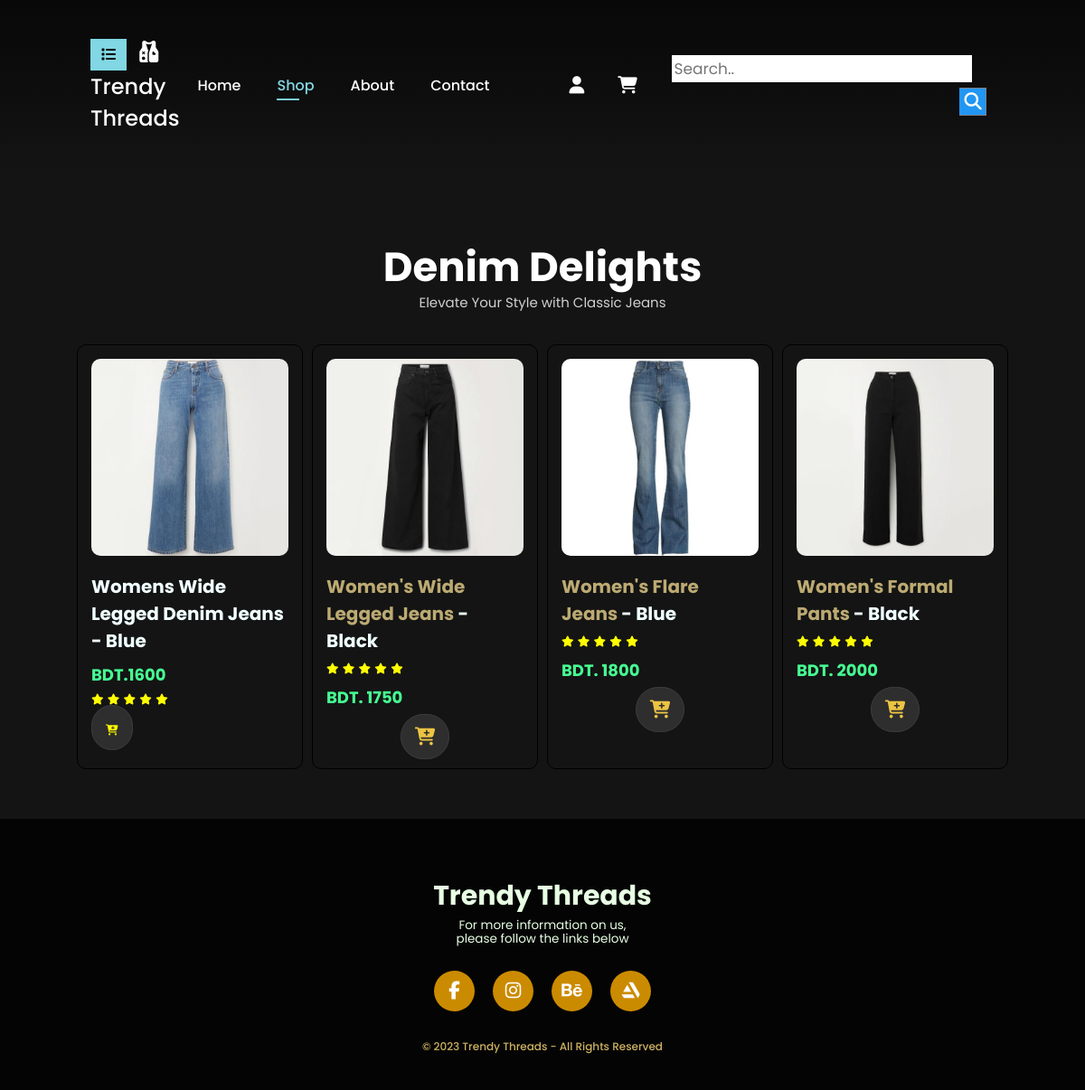
The app's page /Website/jeans.php, older data.
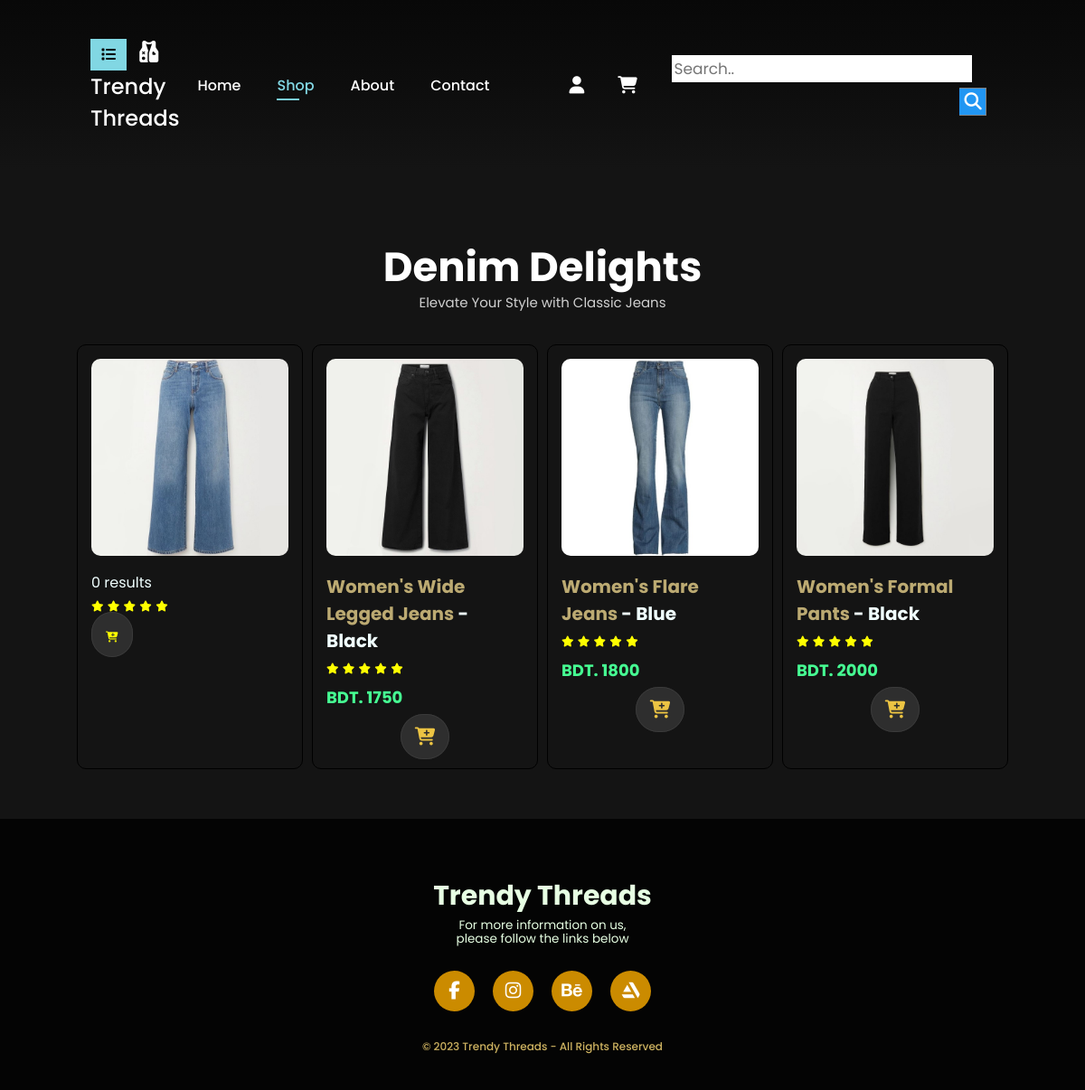
The same page, newer data.
### tables this page shows
CREATE TABLE `products` (
  `product_id` int(11) NOT NULL,
  `product_name` varchar(100) NOT NULL,
  `img` varchar(255) NOT NULL,
  `category_ID` int(11) NOT NULL,
  `product_size` varchar(10) NOT NULL,
  `product_price` int(6) NOT NULL,
  `stock` int(5) NOT NULL
);

### Website/jeans.php (the view, shortened to what this page needs)
<?php
    include("..\Website\connection.php");
?>
<!DOCTYPE html>
<html lang="en">
<head>
    <link rel="stylesheet" href="..\css\shop_style.css">
</head>
<body>
    <header class="header" id="header">
        <nav class="nav container">
        <div class="logo-container">
            <div class="dropdown">
                <button class="dropbtn"><i class="fa-solid fa-list"></i></button>
            </div>
            <a href="..\Website\index.php" class="nav-logo">
                <i class="fa-solid fa-vest-patches"></i> Trendy Threads
            </a>
        </div>
            <div class="nav-menu" id="nav-menu">
                <ul class="nav-list">
                    <li class="nav-item">
                        <a href="..\Website\index.php" class="nav-link">Home</a>
                    </li>
                    <li class="nav-item">
                        <a href="..\Website\shop.php" class="nav-link active">Shop</a>
                    </li>
                    <li class="nav-item">
                        <a href="..\Website\about.php" class="nav-link">About</a>
                    </li>
                    <li class="nav-item">
                        <a href="..\Website\contact.php" class="nav-link">Contact</a>
                    </li>
                </ul>
            </div>
            <div class="nav-btn">
                <ul class="nav-list">
                    <li class="nav-item">
                        <a href="..\Website\login and signup.php" class="login-btn" id="login-btn"><i class="fa-solid fa-user"></i></a>
                    </li>
                    <li class="nav-item">
                         <a href="..\Website\cart.php" class="nav-cart" id="cart-shop"><i class="fa-solid fa-cart-shopping"></i></a>
                    </li>
                    <li class="nav-item">
                    <form class="search" action="..\Website\search.php">
                    <input type="text" placeholder="Search.." name="search">
                    <button type="submit"><i class="fa fa-search"></i></button>
                    </form>
                    </li>
                </ul>
            </div>
        </nav>
    </header>
    <section class="shop-product">
        <h2>Denim Delights</h2>
        <p>Elevate Your Style with Classic Jeans</p>
        <div class="product-container">
        <div class="product">
                <img src="..\Img\lad-jeans-2.jpg" alt="">
                <div class="description">
                <?php
                $sql = "SELECT * FROM products WHERE product_id = 106011";
                $result = $conn->query($sql);
                if ($result->num_rows > 0) {
                while($row = $result->fetch_assoc()) {
                    echo "<h5>" . $row["product_name"] . "</h5>";
                    echo "<h4>BDT." . $row["product_price"] . "</h4>";
                }
                } else {
                echo "0 results";
                }
                ?>
                <div class="rating">
                        <i class="fas fa-star"></i>
                        <i class="fas fa-star"></i>
                        <i class="fas fa-star"></i>
                        <i class="fas fa-star"></i>
                        <i class="fas fa-star"></i>
                </div>
                <a href="..\Website\cart.php"><i class="fa-solid fa-cart-plus"></i></a>
            </div>
        </div>
            <div class="product">
                <img src="..\Img\lad-jeans-3.jpg" alt="">
                <div class="description">
                    <h5><span>Women's Wide Legged Jeans</span> - Black</h5>
                    <div class="rating">
                        <i class="fas fa-star"></i>
                        <i class="fas fa-star"></i>
                        <i class="fas fa-star"></i>
                        <i class="fas fa-star"></i>
                        <i class="fas fa-star"></i>
                    </div>
                    <h4>BDT. 1750</h4>
                </div>
                <a href="..\Website\cart.php"><i class="fa-solid fa-cart-plus"></i></a>
            </div>
            <div class="product">
                <img src="..\Img\lad-jeans-4.jpg" alt="">
                <div class="description">
                    <h5><span>Women's Flare Jeans </span>- Blue</h5>
                    <div class="rating">
                        <i class="fas fa-star"></i>
                        <i class="fas fa-star"></i>
                        <i class="fas fa-star"></i>
                        <i class="fas fa-star"></i>
                        <i class="fas fa-star"></i>
                    </div>
                    <h4>BDT. 1800</h4>
                </div>
                <a href="..\Website\cart.php"><i class="fa-solid fa-cart-plus"></i></a>
            </div>
            <div class="product">
                <img src="..\Img\lad-jeans-5.jpg" alt="">
                <div class="description">
                    <h5><span>Women's Formal Pants </span>- Black</h5>
                    <div class="rating">
                        <i class="fas fa-star"></i>
                        <i class="fas fa-star"></i>
                        <i class="fas fa-star"></i>
                        <i class="fas fa-star"></i>
                        <i class="fas fa-star"></i>
                    </div>
                    <h4>BDT. 2000</h4>
                </div>
                <a href="..\Website\cart.php"><i class="fa-solid fa-cart-plus"></i></a>
            </div>
        </div>
    </section>
     <footer>
        <h3>Trendy Threads</h3>
        <p>For more information on us,<br> please follow the links below</p>
        <div class="socials">
            <a href="#" target="_blank"><i class="fa-brands fa-facebook-f"></i></a>
            <a href="#" target="_blank"><i class="fa-brands fa-instagram"></i></a>
            <a href="#"><i class="fa-brands fa-behance" target="_blank"></i></a>
            <a href="#"><i class="fa-brands fa-artstation" target="_blank"></i></a>
        </div>
        <h6>© 2023 Trendy Threads - All Rights Reserved</h6>
    </footer>
</html>

### CSS/shop_style.css (style rules this page uses)
:root { --default-height-header: 3.5rem; --background-color-main: rgb(20, 20, 20); --main-title-color: rgb(109, 240, 79); --main-text-color: azure; }
* { padding: 0; margin: 0; box-sizing: border-box; font-family: 'Poppins', sans-serif; }
h2 { font-size: 45px; line-height: 55px; color: rgb(255, 255, 255); text-transform: capitalize; }
h3 { font-size: 36px; line-height: 30px; color: rgb(255, 255, 255); text-transform: capitalize; }
h4 { font-size: 20px; color: rgb(255, 255, 255); }
h6 { font-size: 12px; font-weight: 600; }
p { font-size: 15px; font-weight: 400; color: rgb(208, 208, 208); }
body { width: 100%; background-color: var(--background-color-main); color: var(--main-text-color); }
ul { list-style: none; }
a { text-decoration: none; }
img { max-width: 100%; height: auto; }
button { cursor: pointer; border: none; outline: none; }
input { border: none; outline: none; }
.header { padding: 20px 80px; width: 100%; position: sticky; top: 0; left: 0; background: linear-gradient(rgb(8, 8, 8), rgb(13, 13, 13), rgb(20, 20, 20)); }
.container { display: flex; align-items: center; padding: 20px 20px; justify-content: space-between; background-color: transparent; }
.nav-list { display: flex; align-items: center; justify-content: center; padding-right: 50px; }
.nav-item { padding: 0px 20px; position: relative; }
.nav a { color: white; font-weight: 500; text-transform: capitalize; transition: 0.3s ease; }
.nav-list a:hover, .nav-list a.active { color: rgba(139, 232, 245, 0.925); }
.nav-list a.active::after, .nav-list a:hover::after { content: ""; width: 30%; height: 2px; background: rgba(130, 222, 234, 0.925); position: absolute; bottom: -4px; left: 20px; }
.nav-logo i { padding-right: 10px; padding-left: 10px; }
.nav-logo { font-size: 24px; font-weight: 800; }
.nav-list i { transform: scale(1.2); }
form.search button { float: right; position: relative; width: 30px; padding: 2px; margin-top: 6px; margin-bottom: 6px; background: #2196F3; color: white; font-size: 16px; border: 1px solid grey; border-left: none; cursor: pointer; }
form.search::after { content: ""; clear: both; display: table; }
.nav-item input[type=text] { float: right; padding: 2px; border: none; margin-top: 6px; margin-right: 16px; font-size: 17px; }
.dropbtn { background:rgba(139, 232, 245, 0.925); color: black; padding: 5px; width: 40px; font-size: 16px; border:#1b1919; }
.dropdown { position: left; display: inline-block; }
.shop-product { text-align: center; padding: 40px 80px; margin-top: 40px; }
.shop-product .product { width: 23%; min-width: 250px; padding: 15px 15px; border: 1px solid black; border-radius: 10px; cursor: pointer; box-shadow: 20px, 20px 30px rgb(16, 16, 16); margin: 15px 0px; transition: 0.2s; }
.shop-product .product img { width: 100%; border-radius: 10px; }
.shop-product .product .description { text-align: start; padding: 10px 0px; }
.shop-product .product .description span { color: rgb(188, 170, 114); }
.shop-product .product .description h5 { font-size: 20px; padding: 2px 0px; }
.shop-product .product .description i { font-size: 12px; color: yellow; }
.shop-product .product .description h4 { font-size: 18px; color: rgb(70, 255, 147); padding-top: 7px; font-weight: 700; }
.shop-product .product a { width: 40px; font-size: 20px; height: 40px; line-height: 40px; border-radius: 100px; background-color: rgb(46, 46, 46); font-weight: 500; color: rgb(236, 196, 67); padding: 10px 15px; border: 1px solid rgb(58, 58, 58); }
.shop-product .product-container { display: flex; justify-content: space-around; padding-top: 20px; flex-wrap: wrap; }
footer { position: relative; width: 100%; height: 300px; background-color: rgb(4, 4, 4); display: flex; flex-direction: column; align-items: center; justify-content: center; }
footer h3 { color: rgb(231, 255, 227); font-size: 30px; font-weight: bold; text-align: center; margin-bottom: 10px; margin-top: 50px; }
footer p { color: rgb(231, 255, 227); font-size: 13.5px; font-weight: 400; line-height: 15px; text-align: center; margin-bottom: 18px; }
footer h6 { color: rgb(206, 179, 97); font-size: 12px; font-weight: 500; text-align: center; margin: 20px; }
.socials { display: flex; flex-direction: row; }
.socials a { width: 45px; height: 45px; display: flex; align-items: center; justify-content: center; text-decoration: none; background-color: rgb(203, 139, 0); border-radius: 30px; margin: 10px 10px; color: white; font-size: 20px; }

Row changes from the older to the newer data that the page shows:
removed products: product_name "Womens Wide Legged Denim Jeans - Blue", product_price "1600"
Text that changed along with them:
text now shown: "0 results"
